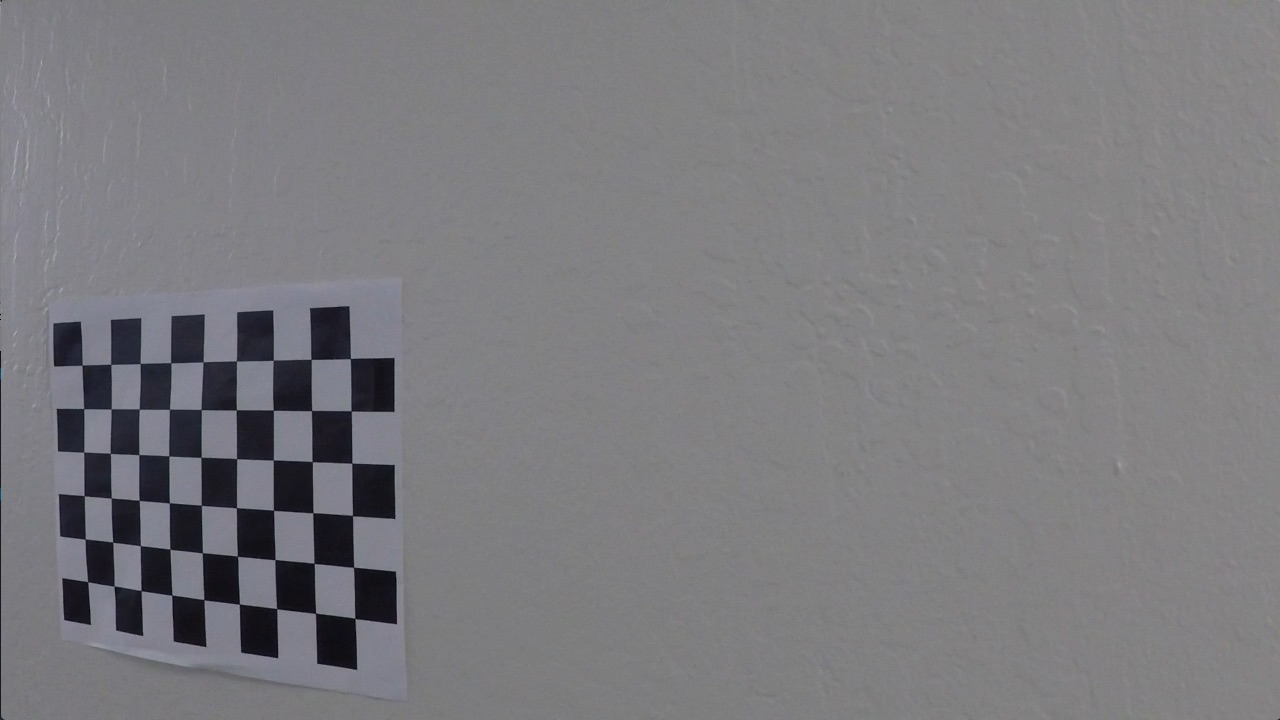
#> input picture camera_cal/test.jpg, 1280 x 720 px
$ python -i main.py   (imports and definitions only)   (older library calls are emulated)
#> lines starting #> are read from the running program, lines starting #| are printed output that depends on the picture
import numpy as np
import cv2
import matplotlib.pyplot as plt
import matplotlib.image as mpimg
import glob
import pickle

###############
# settings
###############

crop_y = 300 #where to crop the image from
window_width = 50	# sliding window width for convolution
window_height = 100 # window slice height for convolution
margin = 40 #+- to the right and the left, in case the lane changes orientation
dy = 80 # by how much to move the sliding window

n_prev = 30
prev_window_left = np.array([]).reshape(0, 3)
prev_window_right = np.array([]).reshape(0, 3)
prev_l_radius = np.array([])
prev_r_radius = np.array([])

images = glob.glob('./camera_cal/calibration*.jpg')

######################################
### generate and save calibration data
nx = 9
ny = 6

objpts = []
imgpts = []

objp = np.zeros((nx*ny, 3), np.float32)
objp[:,:2] = np.mgrid[0:nx, 0:ny].T.reshape(-1, 2)


# [10 lines not run here, left out]

calib_data = {}
calib_file = "calib_data"
# [1 line not run here, left out]

# [1 line that did not run here, left out]

# [1 line that did not run here, left out]
# [1 line that did not run here, left out]
# [2 lines not run here, left out]

##############################################
# load the pickled camera data and undistort
##############################################

def crop_img(img, crop_y):
	return img[crop_y:, :, :]

# [31 lines left out: functions undistort_camera, warp_image, not called in this run]

###########################################
# apply color filter, gradient thresholds
###########################################
def color_edges(image):

	gray = cv2.cvtColor(image, cv2.COLOR_RGB2GRAY)

	### color threshold
	hls = cv2.cvtColor(image, cv2.COLOR_RGB2HLS)
#> hls: shape (720, 1280, 3); mean of channels 0, 1, 2 96.5, 124.6, 5.6

	s_ch = hls[:,:,2]
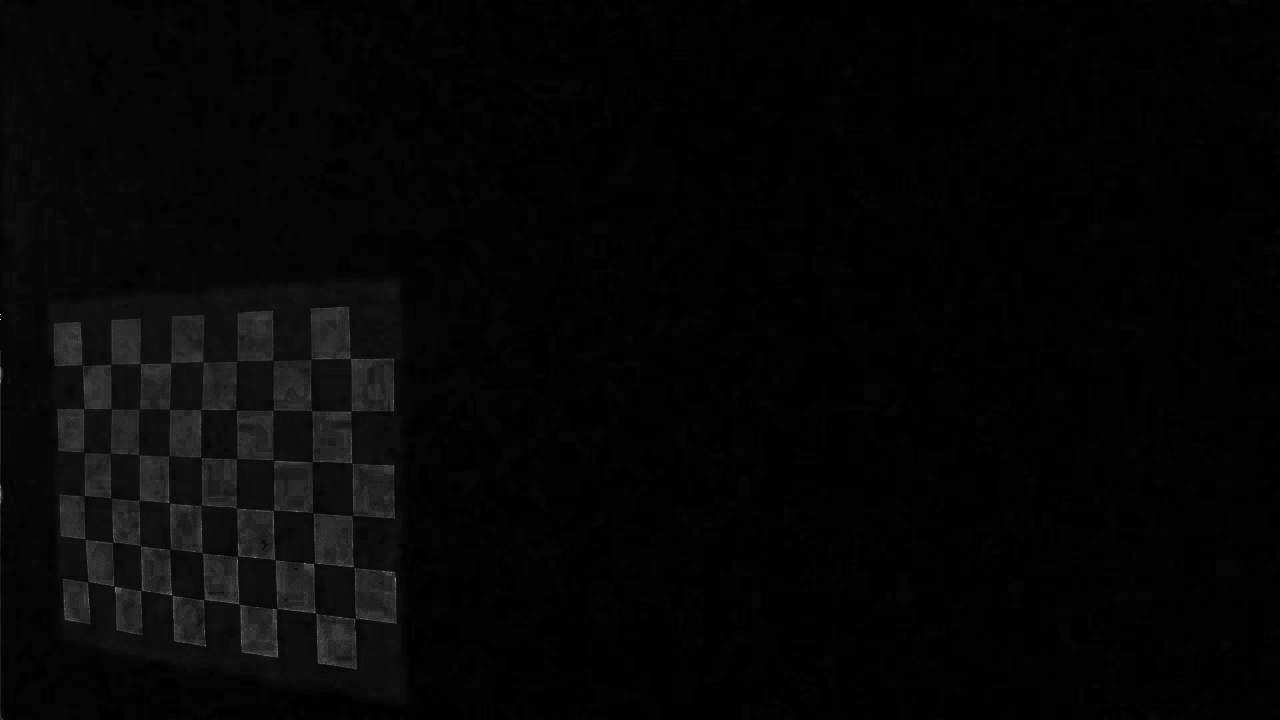
#> s_ch: shape (720, 1280); min 0, max 255, mean 5.6
	min_s = 140 #150, 190
	max_s = 190

	s_binary = np.zeros_like(s_ch)
	s_binary[(s_ch >= min_s) & (s_ch <=max_s)] = 1

	## gradient mag and direction threshold
	sobelx = cv2.Sobel(gray, cv2.CV_64F, 1, 0, ksize = 7)
	sobely = cv2.Sobel(gray, cv2.CV_64F, 0, 1, ksize = 7)
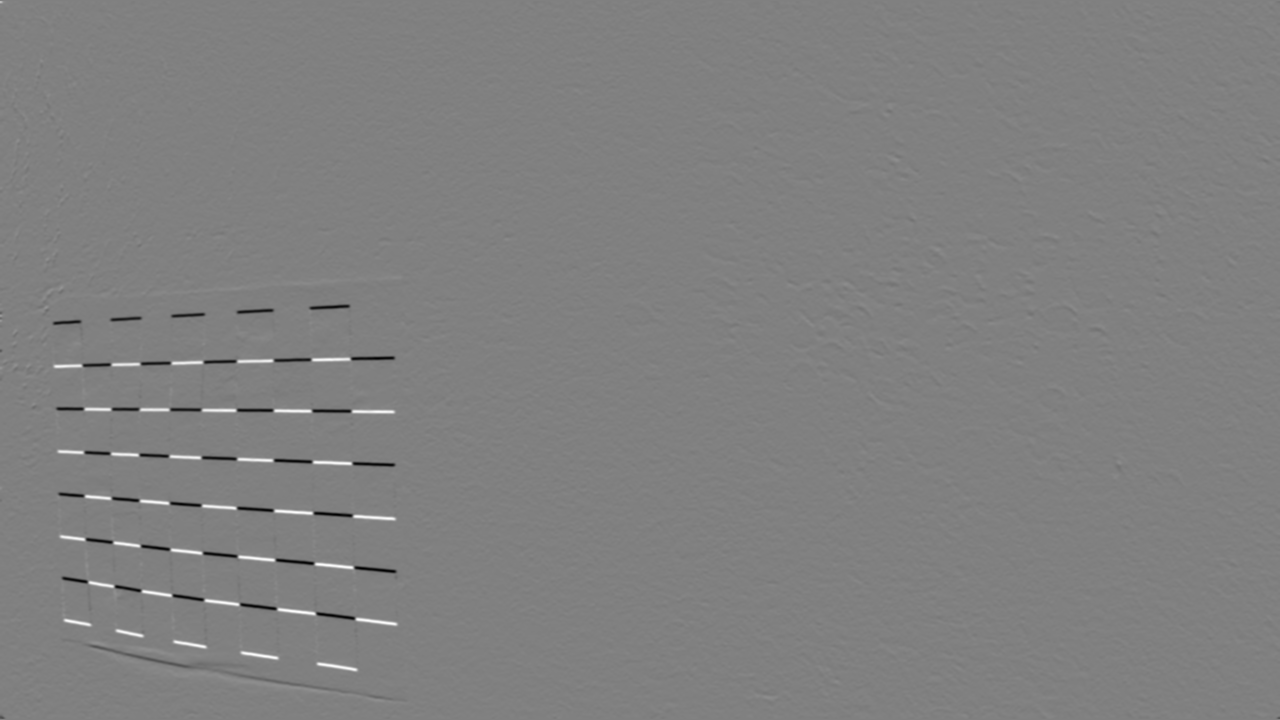
#> sobely: shape (720, 1280) float64; min -75402, max 74197, mean -9.9; drawn with min black and max white
	abs_grad_dir = np.arctan2(np.absolute(sobely), np.absolute(sobelx))
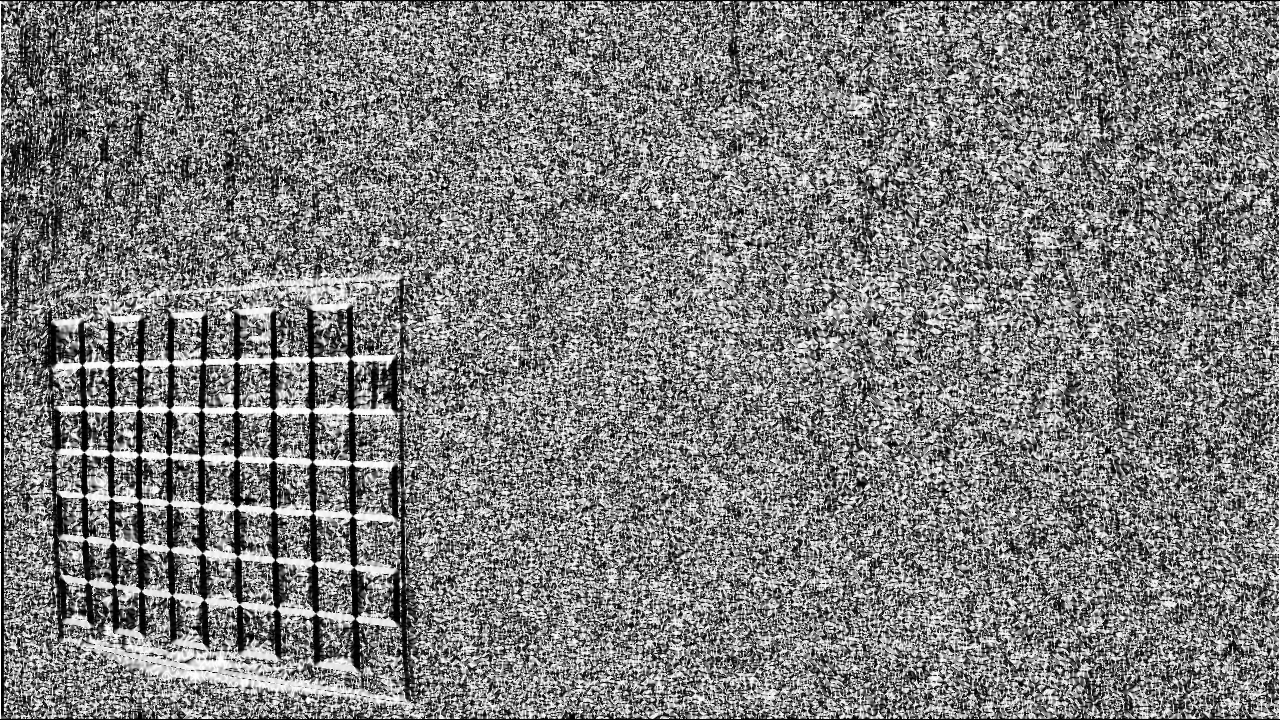
#> abs_grad_dir: shape (720, 1280) float64; min 0, max 1.57, mean 0.775; drawn with min black and max white

	tot_sobel = np.sqrt(sobelx**2 + sobely**2) # + sobely**2)

	tot_sobel = tot_sobel/np.max(tot_sobel)*255.0
	tot_sobel = tot_sobel.astype(np.uint8)

	sobel_min = 60
	sobel_max = 150

	binary_sobel = np.zeros_like(tot_sobel)
	binary_sobel[(tot_sobel > sobel_min) & (tot_sobel<sobel_max) & (abs_grad_dir >= np.pi/3) & (abs_grad_dir<=np.pi/2)] = 1

	together_binary = np.zeros_like(tot_sobel)
	together_binary[(binary_sobel == 1) | (s_binary == 1)] = 1

	return together_binary


################################
#moving window to identify lanes
################################
# [263 lines left out: functions find_window_centroids, window_mask, draw_lane_region, best_coeff, best_radius, interpolate_lanes and 3 more, not called in this run]

# [37 lines of commented-out code are left out]

>>> import cv2
>>> picture = cv2.cvtColor(cv2.imread('camera_cal/test.jpg'), cv2.COLOR_BGR2RGB)
>>> result = color_edges(picture)
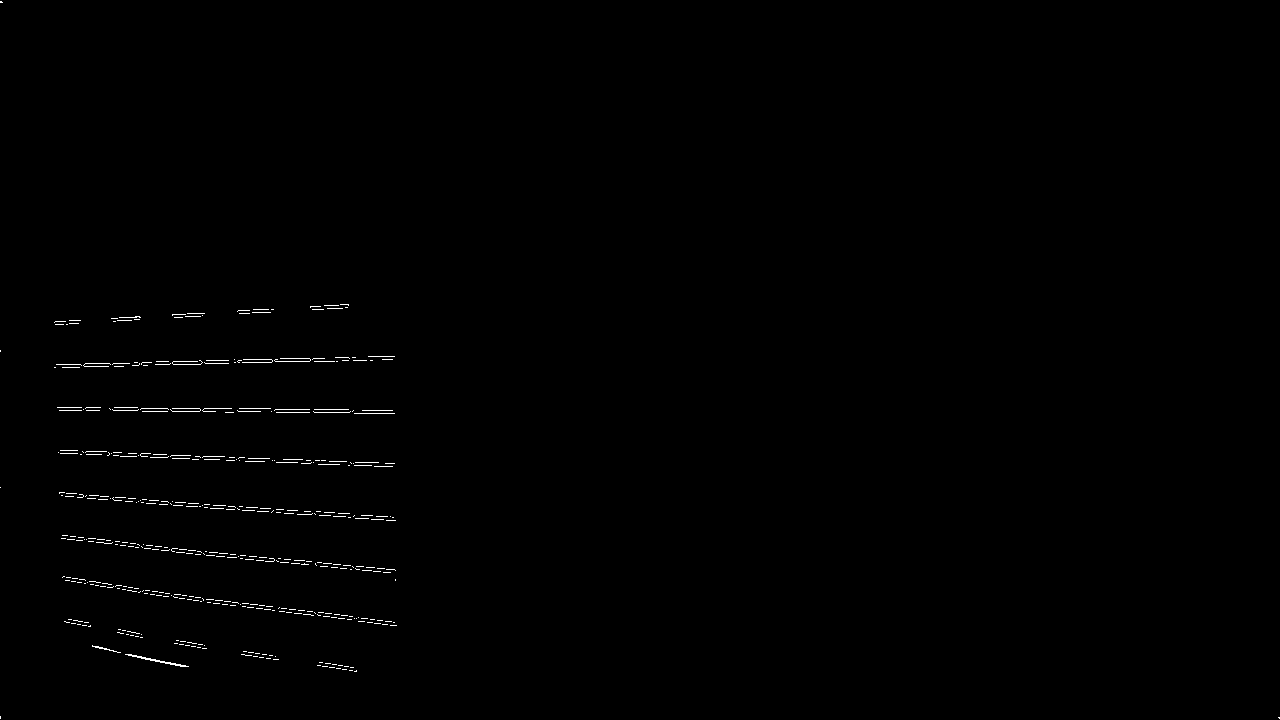
#> result: shape (720, 1280); values 0 (black) and 1 (white), 0.43% white in thin lines or dots
